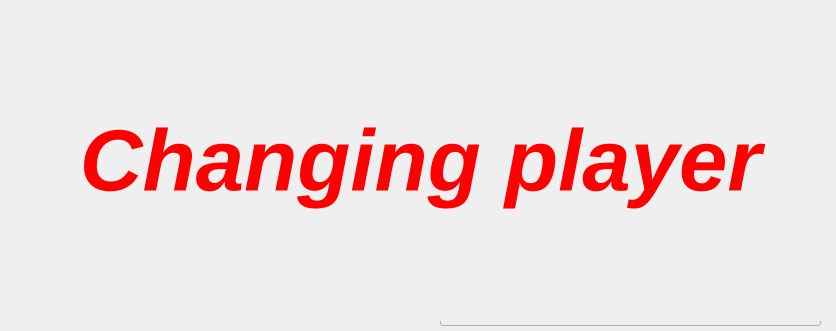
<?xml version="1.0" encoding="UTF-8"?>
<ui version="4.0">
 <class>Monitor</class>
 <widget class="QWidget" name="Monitor">
  <property name="geometry">
   <rect>
    <x>0</x>
    <y>0</y>
    <width>836</width>
    <height>331</height>
   </rect>
  </property>
  <property name="windowTitle">
   <string>Monitor</string>
  </property>
  <widget class="QWidget" name="verticalLayoutWidget">
   <property name="geometry">
    <rect>
     <x>440</x>
     <y>10</y>
     <width>381</width>
     <height>316</height>
    </rect>
   </property>
   <layout class="QVBoxLayout" name="verticalLayout">
    <property name="spacing">
     <number>0</number>
    </property>
    <item>
     <layout class="QHBoxLayout" name="horizontalLayout">
      <property name="spacing">
       <number>6</number>
      </property>
      <item>
       <widget class="QLabel" name="lblRemainingTime">
        <property name="text">
         <string>Remaining time:</string>
        </property>
       </widget>
      </item>
      <item>
       <widget class="QLCDNumber" name="lblTimeResult">
        <property name="minimumSize">
         <size>
          <width>0</width>
          <height>60</height>
         </size>
        </property>
       </widget>
      </item>
     </layout>
    </item>
    <item>
     <layout class="QHBoxLayout" name="horizontalLayout_2">
      <property name="spacing">
       <number>6</number>
      </property>
      <item>
       <widget class="QLabel" name="lblRemainingPunches">
        <property name="text">
         <string>Remaining punches:</string>
        </property>
       </widget>
      </item>
      <item>
       <widget class="QLCDNumber" name="lblPunchesResult">
        <property name="minimumSize">
         <size>
          <width>0</width>
          <height>60</height>
         </size>
        </property>
       </widget>
      </item>
     </layout>
    </item>
    <item>
     <layout class="QHBoxLayout" name="horizontalLayout_3">
      <property name="spacing">
       <number>6</number>
      </property>
      <item>
       <widget class="QLabel" name="lblLastPunchForce">
        <property name="text">
         <string>Last punch's force (kg):</string>
        </property>
       </widget>
      </item>
      <item>
       <widget class="QLCDNumber" name="lblLastForceResult">
        <property name="minimumSize">
         <size>
          <width>0</width>
          <height>60</height>
         </size>
        </property>
       </widget>
      </item>
     </layout>
    </item>
    <item>
     <layout class="QHBoxLayout" name="horizontalLayout_4">
      <property name="spacing">
       <number>6</number>
      </property>
      <item>
       <widget class="QLabel" name="lblMaxForce">
        <property name="text">
         <string>Maximum force (kg):</string>
        </property>
       </widget>
      </item>
      <item>
       <widget class="QLCDNumber" name="lblMaxForceResult">
        <property name="minimumSize">
         <size>
          <width>0</width>
          <height>60</height>
         </size>
        </property>
       </widget>
      </item>
     </layout>
    </item>
    <item>
     <layout class="QHBoxLayout" name="horizontalLayout_5">
      <item>
       <widget class="QPushButton" name="btnCancel">
        <property name="text">
         <string>Cancel</string>
        </property>
       </widget>
      </item>
     </layout>
    </item>
   </layout>
  </widget>
  <widget class="QLabel" name="label">
   <property name="geometry">
    <rect>
     <x>20</x>
     <y>20</y>
     <width>401</width>
     <height>261</height>
    </rect>
   </property>
   <property name="text">
    <string/>
   </property>
   <property name="pixmap">
    <pixmap>icons/poodle.png</pixmap>
   </property>
   <property name="scaledContents">
    <bool>true</bool>
   </property>
  </widget>
  <widget class="QLabel" name="lblChangingPlayer">
   <property name="geometry">
    <rect>
     <x>10</x>
     <y>0</y>
     <width>821</width>
     <height>321</height>
    </rect>
   </property>
   <property name="sizePolicy">
    <sizepolicy hsizetype="Expanding" vsizetype="Expanding">
     <horstretch>0</horstretch>
     <verstretch>0</verstretch>
    </sizepolicy>
   </property>
   <property name="palette">
    <palette>
     <active>
      <colorrole role="WindowText">
       <brush brushstyle="SolidPattern">
        <color alpha="255">
         <red>255</red>
         <green>0</green>
         <blue>0</blue>
        </color>
       </brush>
      </colorrole>
     </active>
     <inactive>
      <colorrole role="WindowText">
       <brush brushstyle="SolidPattern">
        <color alpha="255">
         <red>255</red>
         <green>0</green>
         <blue>0</blue>
        </color>
       </brush>
      </colorrole>
     </inactive>
     <disabled>
      <colorrole role="WindowText">
       <brush brushstyle="SolidPattern">
        <color alpha="255">
         <red>159</red>
         <green>158</green>
         <blue>158</blue>
        </color>
       </brush>
      </colorrole>
     </disabled>
    </palette>
   </property>
   <property name="font">
    <font>
     <pointsize>65</pointsize>
     <weight>75</weight>
     <italic>true</italic>
     <bold>true</bold>
    </font>
   </property>
   <property name="autoFillBackground">
    <bool>true</bool>
   </property>
   <property name="text">
    <string>Changing player</string>
   </property>
   <property name="alignment">
    <set>Qt::AlignCenter</set>
   </property>
  </widget>
  <widget class="QLabel" name="lblComparison">
   <property name="geometry">
    <rect>
     <x>30</x>
     <y>280</y>
     <width>351</width>
     <height>41</height>
    </rect>
   </property>
   <property name="palette">
    <palette>
     <active>
      <colorrole role="WindowText">
       <brush brushstyle="SolidPattern">
        <color alpha="255">
         <red>0</red>
         <green>0</green>
         <blue>255</blue>
        </color>
       </brush>
      </colorrole>
     </active>
     <inactive>
      <colorrole role="WindowText">
       <brush brushstyle="SolidPattern">
        <color alpha="255">
         <red>0</red>
         <green>0</green>
         <blue>255</blue>
        </color>
       </brush>
      </colorrole>
     </inactive>
     <disabled>
      <colorrole role="WindowText">
       <brush brushstyle="SolidPattern">
        <color alpha="255">
         <red>159</red>
         <green>158</green>
         <blue>158</blue>
        </color>
       </brush>
      </colorrole>
     </disabled>
    </palette>
   </property>
   <property name="font">
    <font>
     <pointsize>20</pointsize>
     <weight>75</weight>
     <italic>true</italic>
     <bold>true</bold>
    </font>
   </property>
   <property name="text">
    <string>You are winning</string>
   </property>
   <property name="alignment">
    <set>Qt::AlignCenter</set>
   </property>
  </widget>
  <zorder>lblComparison</zorder>
  <zorder>verticalLayoutWidget</zorder>
  <zorder>label</zorder>
  <zorder>lblChangingPlayer</zorder>
 </widget>
 <resources/>
 <connections/>
</ui>
